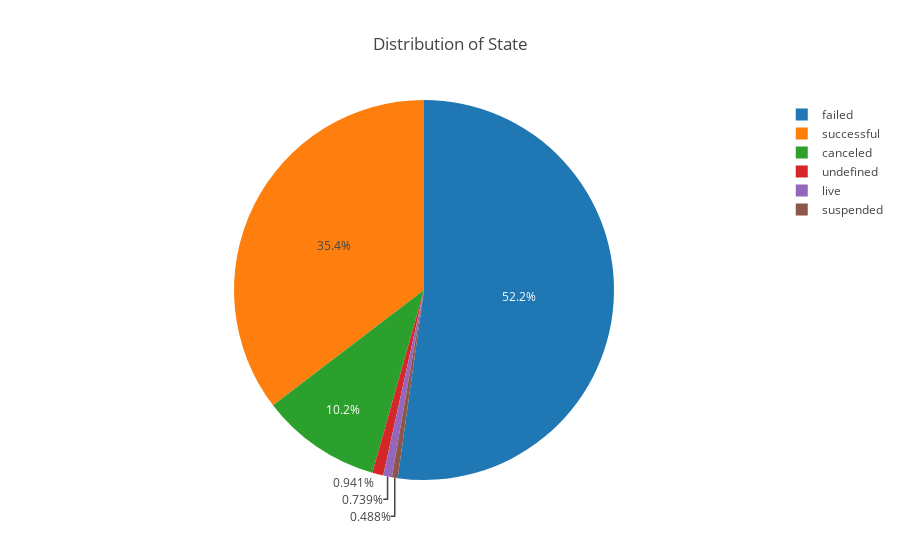

Notebook code cell kept with this figure:
### Markdown cell above
**Visualize the distribution of state with `Plotly`**

### Code cell
# Distribution of state
df_state=df.groupby('state').size()
trace = go.Pie(labels= df_state.index, values=df_state)
layout= go.Layout(title= 'Distribution of State')
figure=go.Figure(data=[trace], layout=layout)
iplot(figure)

### Figure 1 — Plotly figure (JSON) as saved in the notebook; plotly's stock layout.template omitted (floating-point values rounded to 4 significant figures)
{"data": [{"labels": ["canceled", "failed", "live", "successful", "suspended", "undefined"], "type": "pie", "uid": "f7ed46b8-a022-11e8-a2c5-8c859020b640", "values": [38779, 197719, 2799, 133956, 1846, 3562]}], "layout": {"title": "Distribution of State"}}
